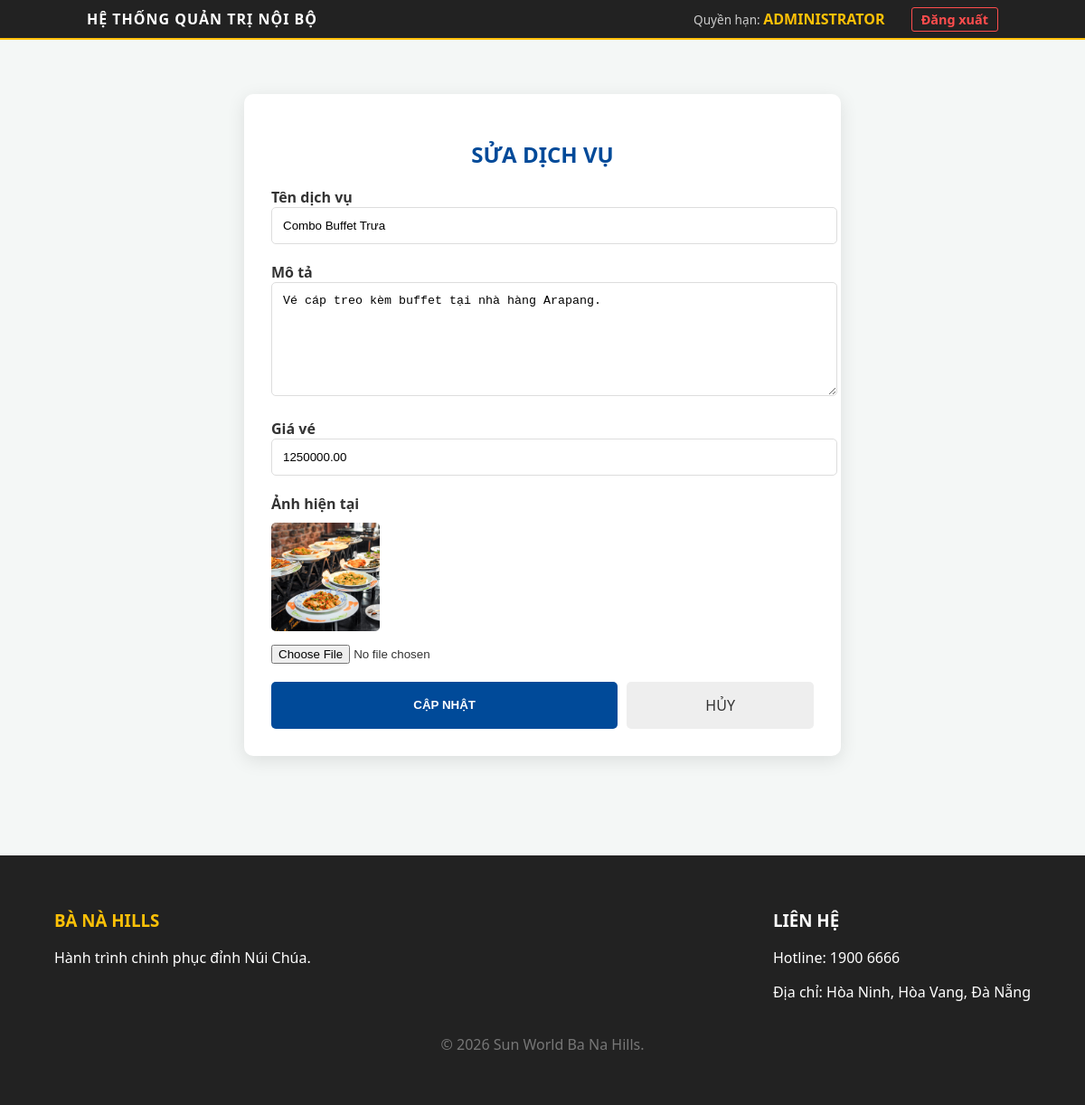
Page /banahills/admin/edit_services.php?id=2 (signed in) on the committed database.
### tables this page shows
CREATE TABLE `services` (
  `id` int(11) NOT NULL,
  `name` varchar(255) NOT NULL,
  `description` text DEFAULT NULL,
  `price` decimal(10,2) DEFAULT NULL,
  `image` varchar(255) DEFAULT 'default.jpg'
);

### banahills/admin/edit_services.php (the view, shortened to what this page needs)
<?php
include '../config/database.php';
$id = intval($_GET['id']);
$res = mysqli_query($conn, "SELECT * FROM services WHERE id = $id");
$data = mysqli_fetch_assoc($res);
include '../core_shared/header.php';
?>
<div class="container">
    <div style="max-width: 600px; margin: 40px auto; background: white; padding: 30px; border-radius: 10px; box-shadow: 0 5px 20px rgba(0,0,0,0.1);">
        <h2 style="color: #004a99; text-align: center;">SỬA DỊCH VỤ</h2>
        <form method="POST" enctype="multipart/form-data" style="display: flex; flex-direction: column; gap: 20px;">
            <div>
                <label style="font-weight: bold; display: block;">Tên dịch vụ</label>
                <input type="text" name="name" value="<?php echo $data['name']; ?>" required style="width: 100%; padding: 12px; border: 1px solid #ddd; border-radius: 5px;">
            </div>
            <div>
                <label style="font-weight: bold; display: block;">Mô tả</label>
                <textarea name="description" required style="width: 100%; height: 100px; padding: 12px; border: 1px solid #ddd; border-radius: 5px;"><?php echo $data['description']; ?></textarea>
            </div>
            <div>
                <label style="font-weight: bold; display: block;">Giá vé</label>
                <input type="number" name="price" value="<?php echo $data['price']; ?>" required style="width: 100%; padding: 12px; border: 1px solid #ddd; border-radius: 5px;">
            </div>
            <div>
                <label style="font-weight: bold; display: block;">Ảnh hiện tại</label>
                <img src="../assets/images/<?php echo $data['image']; ?>" style="width: 120px; border-radius: 5px; margin: 10px 0;">
                <input type="file" name="image" style="display: block;">
            </div>
            <div style="display: flex; gap: 10px;">
                <button type="submit" name="update_service" style="flex: 2; background: #004a99; color: white; padding: 15px; border: none; border-radius: 5px; cursor: pointer; font-weight: bold;">CẬP NHẬT</button>
                <a href="manage_services.php" style="flex: 1; background: #eee; color: #333; padding: 15px; text-align: center; text-decoration: none; border-radius: 5px;">HỦY</a>
            </div>
        </form>
    </div>
</div>
<?php include '../core_shared/footer.php'; ?>

### banahills/core_shared/header.php (style rules this page uses)
body { font-family: 'Segoe UI', Tahoma, Geneva, Verdana, sans-serif; margin: 0; background-color: #f4f7f6; color: #333; }
.container { max-width: 1200px; margin: 0 auto; padding: 20px 5%; }

### rows in the picture
services: name "Combo Buffet Trưa", description "Vé cáp treo kèm buffet tại nhà hàng Arapang.", price "1250000.00", image (picture)
